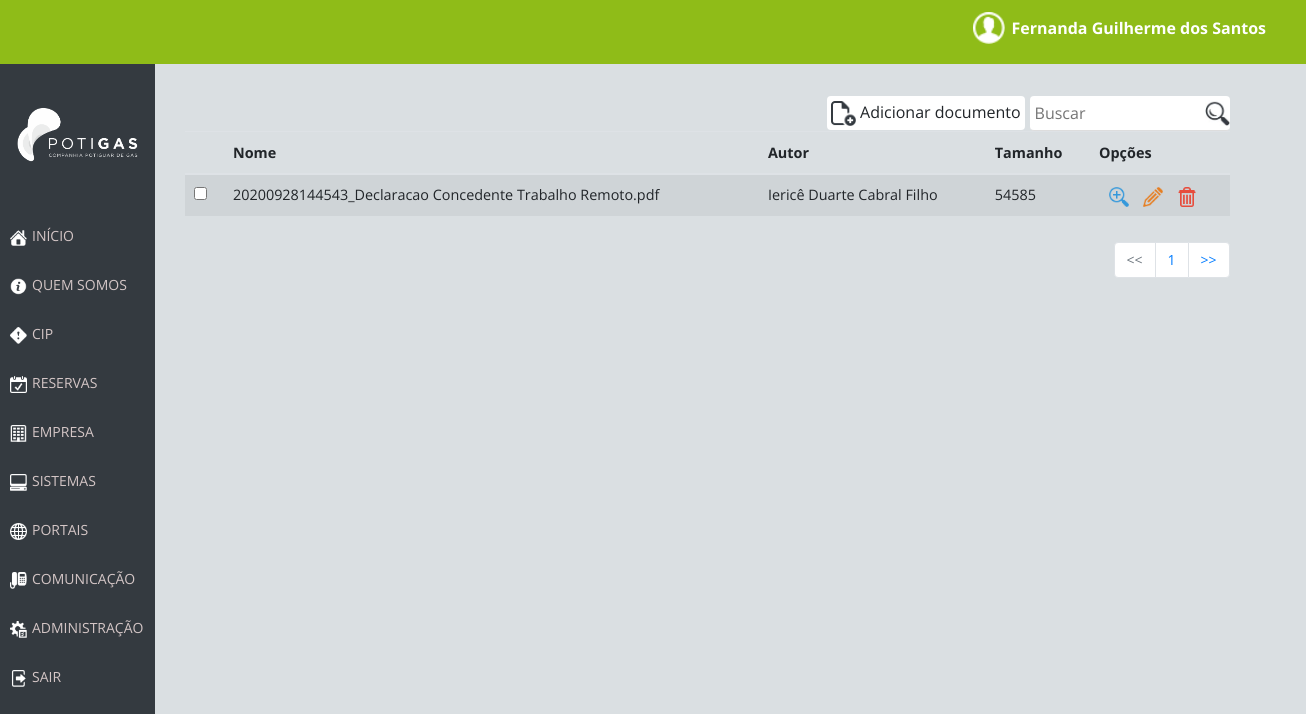
Screenshot of /views/acesso_administrativo/documentos.php (signed in) with the database file from the repository.
### tables this page shows
CREATE TABLE `documento` (
  `cod_documento` int(11) NOT NULL AUTO_INCREMENT,
  `nome` varchar(100) NOT NULL,
  `caminho` varchar(200) NOT NULL,
  `tamanho` int(11) NOT NULL,
  `responsavel` int(11) NOT NULL,
  `autor` int(11) NOT NULL,
  `comentario` varchar(255) DEFAULT NULL,
  `setor` int(11) NOT NULL,
  PRIMARY KEY (`cod_documento`),
  KEY `responsavel` (`responsavel`),
  KEY `autor` (`autor`),
  KEY `documento_fk_idx` (`setor`),
  CONSTRAINT `documento_fk` FOREIGN KEY (`setor`) REFERENCES `setor` (`cod_setor`) ON DELETE NO ACTION ON UPDATE NO ACTION,
  CONSTRAINT `documento_ibfk_1` FOREIGN KEY (`responsavel`) REFERENCES `funcionario` (`cod_funcionario`),
  CONSTRAINT `documento_ibfk_2` FOREIGN KEY (`autor`) REFERENCES `funcionario` (`cod_funcionario`)
);

CREATE TABLE `funcionario` (
  `cod_funcionario` int(11) NOT NULL AUTO_INCREMENT,
  `nome` varchar(200) NOT NULL,
  `telefone` varchar(15) DEFAULT NULL,
  `email` varchar(100) DEFAULT NULL,
  `data_nascimento` date DEFAULT NULL,
  `ramal` varchar(10) DEFAULT NULL,
  `senha` varchar(150) NOT NULL,
  `login` varchar(200) NOT NULL,
  `permissao` varchar(20) NOT NULL,
  `cargo` int(11) DEFAULT NULL,
  `setor` int(11) DEFAULT NULL,
  `foto` int(11) DEFAULT NULL,
  PRIMARY KEY (`cod_funcionario`),
  KEY `cargo` (`cargo`),
  KEY `setor` (`setor`),
  CONSTRAINT `funcionario_ibfk_1` FOREIGN KEY (`cargo`) REFERENCES `cargo` (`cod_cargo`),
  CONSTRAINT `funcionario_ibfk_2` FOREIGN KEY (`setor`) REFERENCES `setor` (`cod_setor`)
);

### src/controle/preenchimentos/documentos.php (called while the page is built, shortened)
<?php
$query_documento = "SELECT cod_documento, nome, caminho FROM documento;";
$result_documento = mysqli_query($poti_con, $query_documento) or die(mysqli_error($poti_con));
$total_de_documentos = mysqli_num_rows($result_documento);
    $limite_dados = 10;
    $pagina = 0;
    $pagina_atual = intval($pagina);
    $pagina_atual = $pagina_atual > 0 ? $pagina_atual - 1 : 0;
    $lista_inicio = $limite_dados * $pagina_atual;
    $query_table = "SELECT documento.nome, documento.cod_documento, documento.tamanho, documento.autor, funcionario.nome as autor FROM documento INNER JOIN Funcionario ON documento.autor = funcionario.cod_funcionario LIMIT $lista_inicio, $limite_dados;";
    $result_table = mysqli_query($poti_con, $query_table) or die(mysqli_error($poti_con));
    $numero_de_paginas = ceil($total_de_documentos/$limite_dados);
?>

### src/views/acesso_administrativo/documentos.php (the view, shortened to what this page needs)
<!DOCTYPE html>
<html lang="pt-br">
<head>
    <link rel="stylesheet" href="https://maxcdn.bootstrapcdn.com/bootstrap/4.0.0/css/bootstrap.min.css">
    <link rel="stylesheet" href="../../css/nav.css">
    <link rel="stylesheet" href="../../css/menu.css">
    <link rel="stylesheet" href="../../css/documentos.css">
</head>
<body>
    <?php
        require_once('../../controle/conexao.php');
        include('../../includes/nav.php');
        include('menu.php');
        include('../../controle/preenchimentos/documentos.php');
    ?>
    <div class="container">
        <div class="box_table" id="box_table">
            <form method="POST" id="form-pesquisa" action="">
                <input type="search" class="busca" id="busca" name="busca" alt="table table-striped" placeholder="Buscar">
            </form>
            <div class="add_user" onclick="window.location='cadastro_documento.php';">
                <img src="../../img/icons8-add-file-26.png" class="iconAddUser" alt="Ilustração para adição de novo usuário">
                <p>Adicionar documento</p>
            </div>
            <table class="table table-striped" id="table table-striped">
                <thead>
                    <tr>
                    <th scope="col"></th>
                    <th scope="col">Nome</th>
                    <th scope="col">Autor</th>
                    <th scope="col">Tamanho</th>
                    <th scope="col">Opções</th>
                    </tr>
                </thead>
                <tbody class="resultado">
                    <?php
                        while ($array_documentos = mysqli_fetch_assoc($result_table)) {
                            echo "<tr>
                                    <th><input type='checkbox' id='vehicle3' name='vehicle3' value=".$array_documentos['cod_documento']."></th>
                                    <td>". $array_documentos['nome']."</td>
                                    <td>". utf8_encode ($array_documentos['autor']) ."</td>
                                    <td>". $array_documentos['tamanho']."</td>
                                    <td>
                                        <form method='POST' action=''>
                                            <input type='hidden' name='cod_documento' value=".$array_documentos['cod_documento'].">
                                            <img class='icons_opcoes detalhes' data-documento=".$array_documentos['cod_documento']." src='../../img/icons8-mais-zoom-52.png' alt='Ilustração para opção de ver mais detalhes'  data-toggle='modal' data-target='#exampleModalCenter'>
                                        </form>
                                        <img class='icons_opcoes' src='../../img/icons8-editar-52.png' alt='Ilustração para opção de editar'> <img class='icons_opcoes' src='../../img/icons8-excluir-52.png' alt='Ilustração para opção de apagar'></td>
                                </tr>
                                ";
                        }
                    ?>
                </tbody>
            </table>
            <nav aria-label="Navegação de página exemplo">
                <ul class="pagination justify-content-end">
                    <li class="page-item <?php echo $pagina_atual == 0 ? 'disabled': ''?>">
                        <a class="page-link" href="documentos.php" tabindex="-1"><<</a>
                    </li>
                    <?php
                        for($i=0;$i<$numero_de_paginas;$i++){
                            $estilo = "class=\"active\"";
                    ?>
                    <li <?php echo $estilo; ?>><a class="page-link" href="documentos.php?pagina=<?php echo ($i+1); ?>"><?php echo $i+1; ?></a></li>
                    <li class="page-item">
                        <?php } ?>
                    <a class="page-link" href="documentos.php?pagina=<?php echo $numero_de_paginas; ?>">>></a>
                    </li>
                </ul>
            </nav>
        </div>
    </div>
</body>
</html>

### src/css/nav.css (style rules this page uses)
* { margin:0px; font-family: 'Open Sans', sans-serif; }
body { background-color: #dadfe2; overflow-x: hidden; margin-bottom: 5vh; }

### src/css/menu.css (style rules this page uses)
a { color: rgba(255, 255, 255, 0.6); text-decoration: none; }
ul { list-style-type: none; margin: 0; padding: 0; position: relative; }
li { margin-top: 10px; padding: 0; }
li a { font-size: 14px !important; color: #D4C6C6; width: auto; }

### src/css/documentos.css (style rules this page uses)
* { margin:0px; font-family: 'Open Sans', sans-serif; }
.container { display: grid; grid-template-columns: 80vw; grid-template-rows: 2vh 27vh; background-color: #dadfe2; grid-gap: 5em; margin-left: 13%; }
.box_table { grid-row-start: 2; grid-row-end: 2; grid-column-start: 1 ; grid-column-end: 1; display: inline-block; }
.icons_opcoes { height: 20px; width: auto; margin-left: 10px; cursor: pointer; }
.table td, .table th { padding: 0.60rem; font-size: 0.9em; }
.iconAddUser { height: 25px; width: auto; display: inline-block; }
.add_user { background-color: #FFF; border-radius: 4px; display: inline-block; padding: 4px; float: right; cursor: pointer; }
.add_user p { display: inline-block; margin-bottom: 0px; }
.busca { background: url(../img/lupa.jpg) no-repeat center right; padding: 5px; margin-left: 5px; background-size: 25px; border: none; border-radius: 4px; float: right; width: 200px; border-bottom: solid 1px #ddd; outline: none; background-color: #fff; }
td form { display: inline-block; }

### rows the page displays
documento: nome "20200928144543_Declaracao Concedente Trabalho Remoto.pdf", autor.nome "Iericê Duarte Cabral Filho", tamanho "54585"

### other values shown
$nome "Fernanda Guilherme dos Santos"
